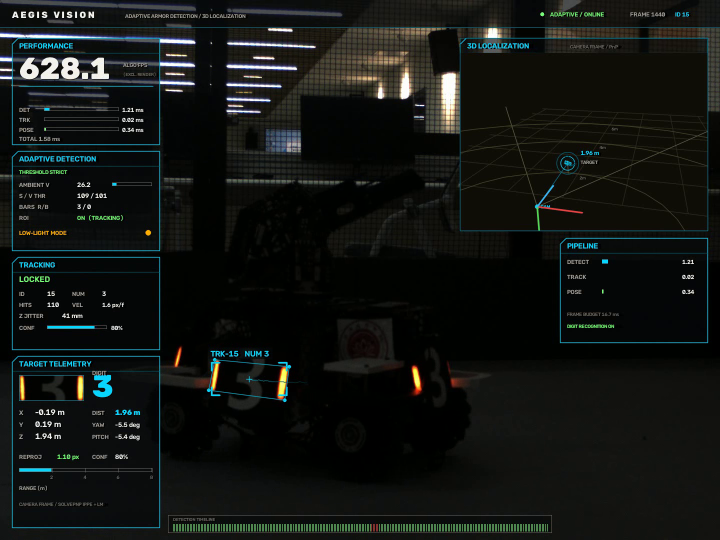
//> input picture assets/second_mid.png, 1440 x 1080 px, given in place of video.avi, which was not available (shown at 1/2 size)
$ ./probe   (built with g++ and OpenCV 4)
//> lines starting //> are read from the running program, lines starting //| are printed output that depends on the picture; after the words box and inside, x2 and y2 are one past the last pixel; in counts of white or black regions, pixels touching at a corner belong together
// probe.cpp —— 数据勘察工具（不属于最终系统，仅用于开发期分析）
#include <opencv2/opencv.hpp>

#include <cstdio>
#include <string>
#include <vector>

int main(int argc, char** argv) {
  const std::string path = argc > 1 ? argv[1] : "video.avi";
  cv::VideoCapture cap(path);
  if (!cap.isOpened()) {
    std::printf("cannot open %s\n", path.c_str());
    return 1;
  }
  const int total = static_cast<int>(cap.get(cv::CAP_PROP_FRAME_COUNT));
  const double fps = cap.get(cv::CAP_PROP_FPS);
  const int w = static_cast<int>(cap.get(cv::CAP_PROP_FRAME_WIDTH));
  const int h = static_cast<int>(cap.get(cv::CAP_PROP_FRAME_HEIGHT));
  std::printf("video=%s frames=%d fps=%.3f size=%dx%d\n", path.c_str(), total, fps, w, h);

  const int cols = 5, rows = 4;
  const int tw = 360, th = 270;
  cv::Mat sheet(rows * th, cols * tw, CV_8UC3, cv::Scalar(20, 20, 20));

  cv::Mat frame, hsv;
  for (int i = 0; i < cols * rows; ++i) {
    const int idx = total > 0 ? i * total / (cols * rows) : i * 50;
    cap.set(cv::CAP_PROP_POS_FRAMES, idx);
    if (!cap.read(frame) || frame.empty()) break;
    cv::cvtColor(frame, hsv, cv::COLOR_BGR2HSV);
    std::vector<cv::Mat> ch;
    cv::split(hsv, ch);
    const double mv = cv::mean(ch[2])[0];
    const double sv = cv::mean(ch[1])[0];

    // 红色像素：H 跨 0 度，需要两段
    cv::Mat m1, m2, red;
    cv::inRange(hsv, cv::Scalar(0, 120, 90), cv::Scalar(10, 255, 255), m1);
    cv::inRange(hsv, cv::Scalar(170, 120, 90), cv::Scalar(180, 255, 255), m2);
    cv::bitwise_or(m1, m2, red);
    const int redPx = cv::countNonZero(red);

    // 蓝色
    cv::Mat blue;
    cv::inRange(hsv, cv::Scalar(100, 120, 90), cv::Scalar(130, 255, 255), blue);
    const int bluePx = cv::countNonZero(blue);

    std::printf("f%04d meanV=%.1f meanS=%.1f redPx=%d bluePx=%d\n", idx, mv, sv, redPx, bluePx);

    cv::Mat small;
    cv::resize(frame, small, cv::Size(tw, th));
    cv::putText(small, cv::format("f%d V%.0f R%d", idx, mv, redPx), cv::Point(8, 24),
                cv::FONT_HERSHEY_SIMPLEX, 0.6, cv::Scalar(0, 255, 0), 1);
    small.copyTo(sheet(cv::Rect((i % cols) * tw, (i / cols) * th, tw, th)));
  }
//> this loop made 20 passes
//| f0000 meanV=23.3 meanS=114.2 redPx=1787 bluePx=2345
//| f0000 meanV=23.3 meanS=114.2 redPx=1787 bluePx=2345
//| f0000 meanV=23.3 meanS=114.2 redPx=1787 bluePx=2345
//| f0000 meanV=23.3 meanS=114.2 redPx=1787 bluePx=2345
//| f0000 meanV=23.3 meanS=114.2 redPx=1787 bluePx=2345
//| f0000 meanV=23.3 meanS=114.2 redPx=1787 bluePx=2345
//| f0000 meanV=23.3 meanS=114.2 redPx=1787 bluePx=2345
//| f0000 meanV=23.3 meanS=114.2 redPx=1787 bluePx=2345
//> (output is shown up to pass 8 of 20)
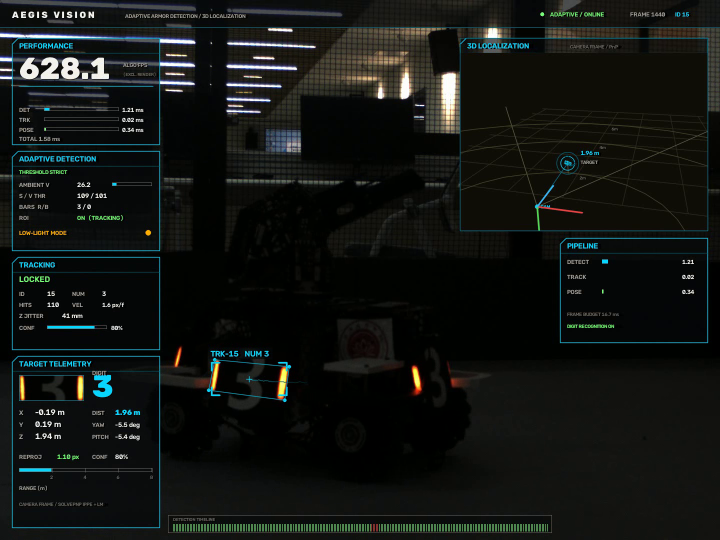
//> input picture assets/second_mid.png, 1440 x 1080 px, given in place of video.avi, which was not available (shown at 1/2 size)
//> pass 1, `cv::inRange(hsv, cv::Scalar(0, 120, 90), cv::Scalar(10, 255, 255), m1);`:
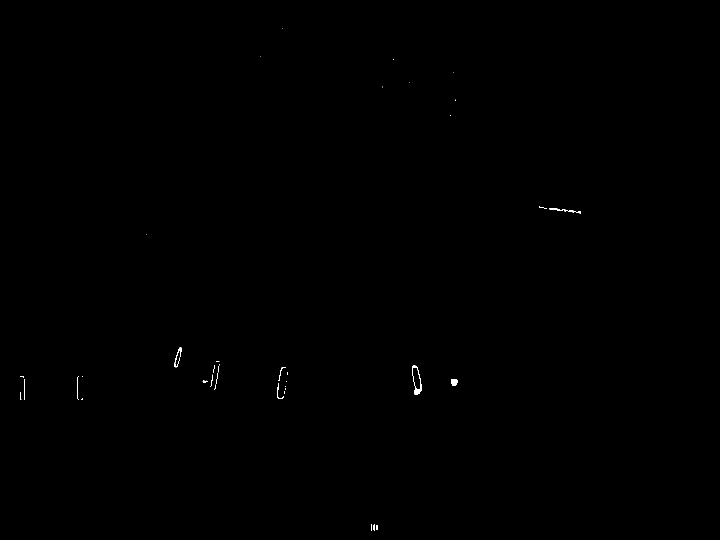
//> m1: 1080 rows x 1440 cols, CV_8UC1 (shown at 1/2 size); 0.11% white; 41 white regions (24 under 20 px), largest, box (x1, y1, x2, y2) and area: (824, 731, 844, 790) 375, (1098, 416, 1162, 427) 197, (348, 694, 364, 735) 196
//> pass 1, `cv::inRange(hsv, cv::Scalar(170, 120, 90), cv::Scalar(180, 255, 255), ..`:
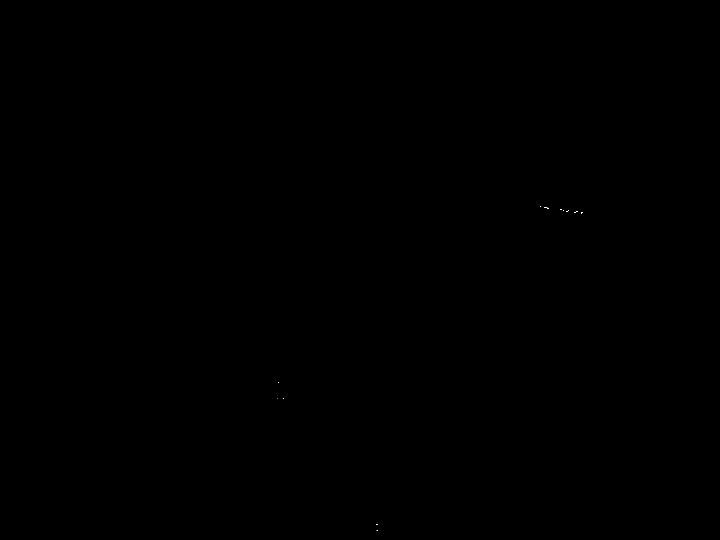
//> m2: 1080 rows x 1440 cols, CV_8UC1 (shown at 1/2 size); 0.01% white in thin lines or dots, all inside (x1, y1, x2, y2) = (555, 412, 1166, 1062)
//> frame is the input picture: 1080 rows x 1440 cols, CV_8UC3; mean H, S, V 18.9, 21.4, 18.4
//> after the loop:
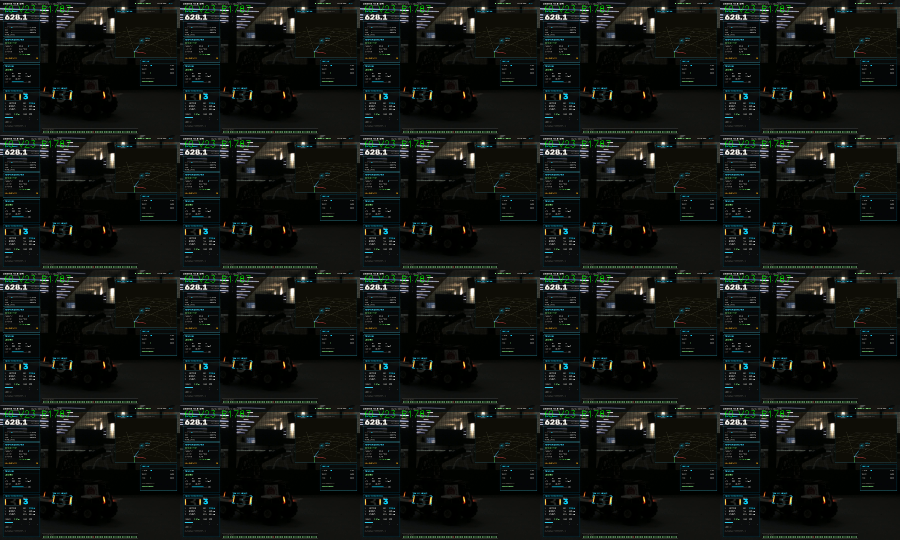
//> sheet: 1080 rows x 1800 cols, CV_8UC3 (shown at 1/2 size); mean B, G, R 18.6, 21.8, 18.3
  cv::imwrite("probe_sheet.jpg", sheet);
  return 0;
}

$ run again, on assets/sweep.png
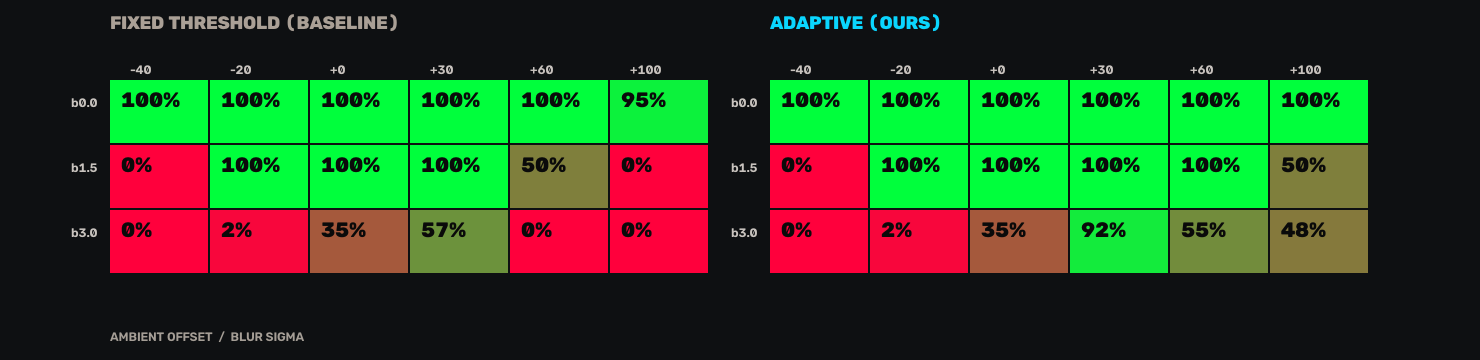
//> input picture assets/sweep.png, 2960 x 720 px, given in place of video.avi, which was not available (shown at 1/2 size)
//> the loop `for (int i = 0; i < cols * rows; ++i)` made 20 passes
//| f0000 meanV=102.9 meanS=124.6 redPx=259797 bluePx=0
//| f0000 meanV=102.9 meanS=124.6 redPx=259797 bluePx=0
//| f0000 meanV=102.9 meanS=124.6 redPx=259797 bluePx=0
//| f0000 meanV=102.9 meanS=124.6 redPx=259797 bluePx=0
//| f0000 meanV=102.9 meanS=124.6 redPx=259797 bluePx=0
//> (output is shown up to pass 5 of 20)
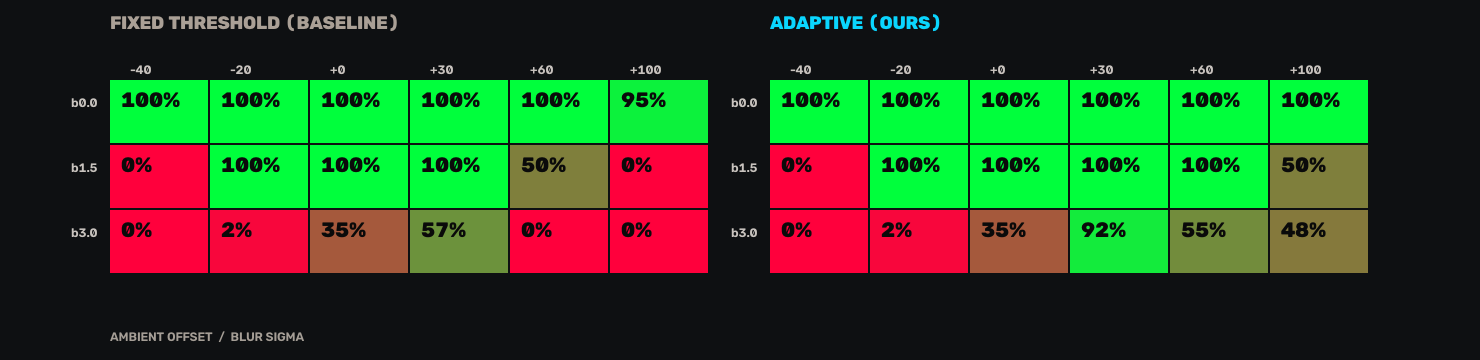
//> input picture assets/sweep.png, 2960 x 720 px, given in place of video.avi, which was not available (shown at 1/2 size)
//> pass 1, `cv::inRange(hsv, cv::Scalar(0, 120, 90), cv::Scalar(10, 255, 255), m1);`:
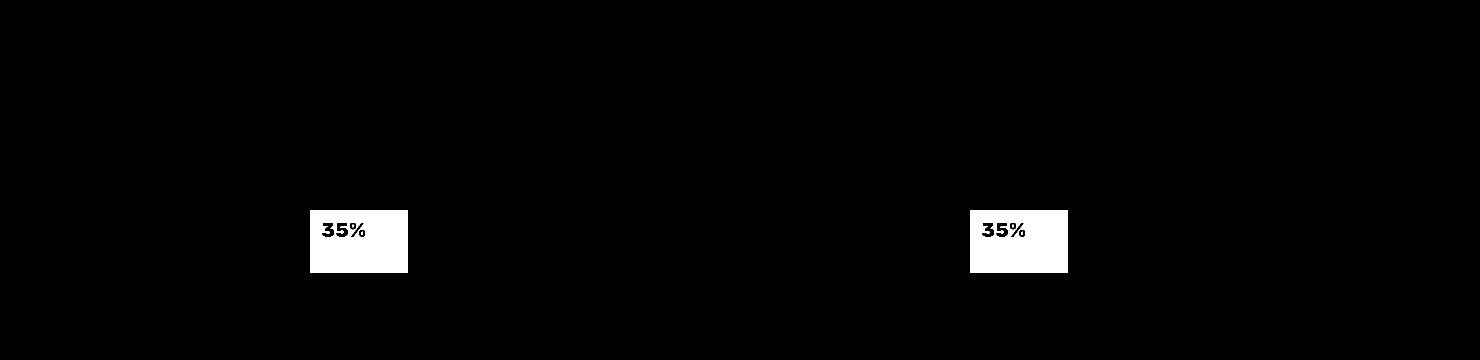
//> m1: 720 rows x 2960 cols, CV_8UC1 (shown at 1/2 size); 2.2% white; 6 white regions (4 under 20 px), largest, box (x1, y1, x2, y2) and area: (620, 420, 816, 546) 23164, (1940, 420, 2136, 546) 23164
//> frame is the input picture: 720 rows x 2960 cols, CV_8UC3; mean H, S, V 36, 74.7, 45.8
//> after the loop `for (int i = 0; i < cols * rows; ++i)`:
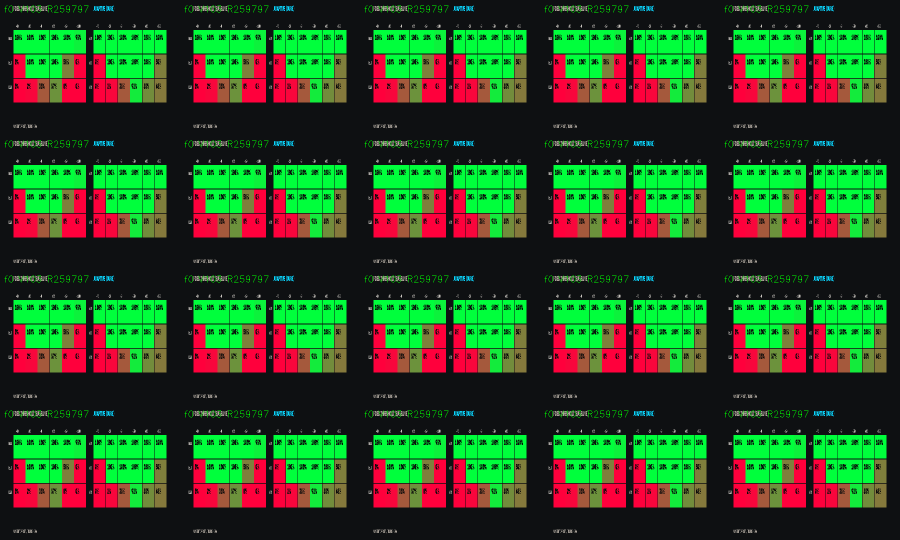
//> sheet: 1080 rows x 1800 cols, CV_8UC3 (shown at 1/2 size); mean B, G, R 35.9, 75.3, 45.9
